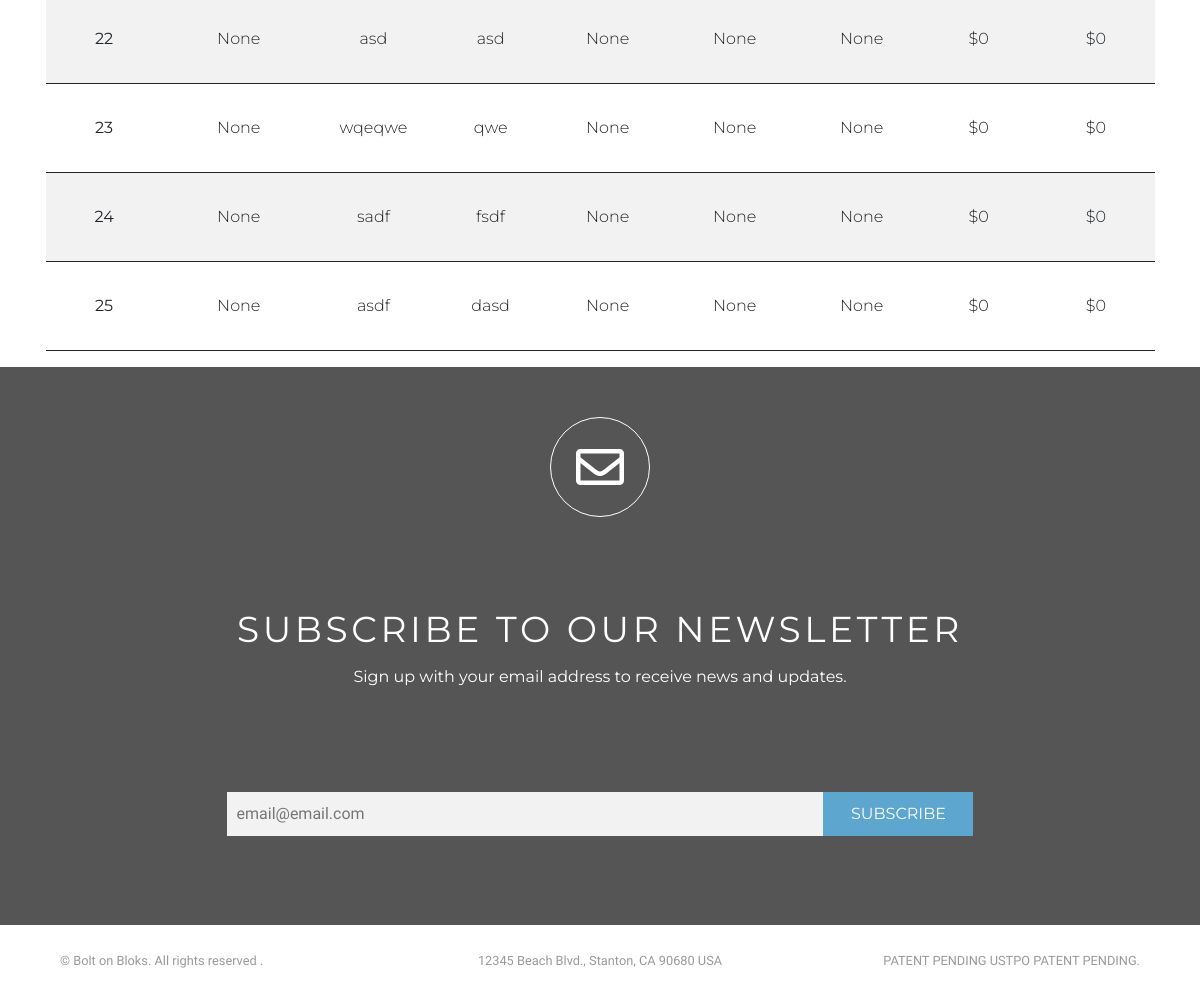
The page /buyer/applications (signed in, lower part) on the database as committed earlier.
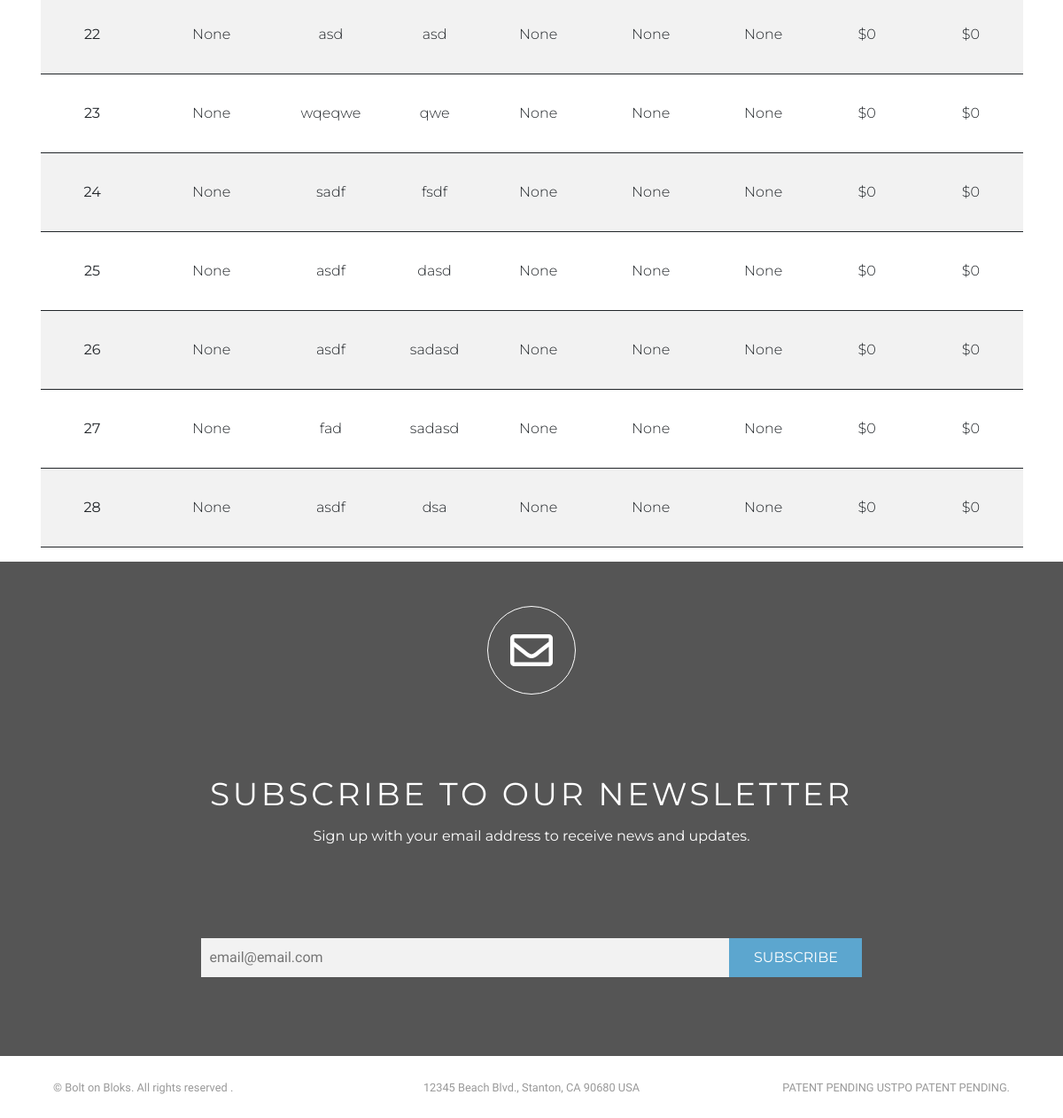
The same page on the database as committed later.
### order/models.py (models this page shows)
class Order(models.Model):
    Type_Of_Climate_Area = (
        ('select all','Select All'),
        ('Heavy Snow Load','Heavy Snow Load'),
        ('High Wind','High Wind'),
        ('Tornado','Tornado'),
        ('Earthquake','Earthquake'),
        ('Desert','Desert'),
        ('Other','Other '),
    )
    YES_NO_CHOICES = (
        ('yes', 'Yes'),
        ('no', 'No')
    )
    user = models.ForeignKey(User, on_delete=models.CASCADE, default=None, blank=True, null=True)
    f_name = models.CharField('First Name',max_length=100)
    l_name = models.CharField('Last Name',max_length=100)
    email = models.EmailField('Email',max_length=100, help_text="Optional", blank=True, null=True)
    company_name = models.CharField('Name of Company',max_length=100, help_text="Optional", blank=True, null=True)
    phone_number = models.CharField(("Phone Number"), max_length = 18, help_text="Optional", blank=True, null=True)
    zipcode = USZipCodeField("Zip Code",blank=True, null=True)
    letter_of_credit = models.CharField("Do you have a Letter of Credit?", max_length=5, choices= YES_NO_CHOICES, blank=True, null=True)
    how_much_letter_of_credit= models.CharField("What is the value of your Letter of Credit (in USD)?",max_length=50, help_text="in USD$", blank=True, null=True)
    line_of_credit = models.CharField("Do you have a Line of Credit?", max_length=5, choices= YES_NO_CHOICES, blank=True, null=True)
    how_much_line_of_credit= models.CharField("What is the currently unused amount in your Line of Credit?",max_length=50, help_text="in USD$",blank=True, null=True)
    STATUS_CHOICES = (("3-6 Months","3-6 Months"),
        ("6-9 Months", "6-9 Months"),
        ("1 Year or More", "1 Year or More"),
        )
    When_To_Order =(
        ('urgent','Urgent(within 30 days)'),
        ('other','Other'),
        )
    when_to_order = models.CharField("When are you looking to order?",choices=When_To_Order ,max_length=50, default=None, null=True, blank=True)
    other_when_to_order = models.CharField("When To Order",choices=STATUS_CHOICES ,max_length=50, default=None, null=True, blank=True)
    type_of_climate_area = MultiSelectField("On which type of climate area(s) will the development(s) be sited? ",choices=Type_Of_Climate_Area, max_length=300, blank=True, null=True)
    other_type_of_climate_area =models.CharField(max_length=200, verbose_name="Other", null=True, blank=True)
    septic_infrastructure  = models.CharField("Does the development site already have septic infrastructure or service?",choices=YES_NO_CHOICES, max_length=100, blank=True, null=True)
    installation_septic_infrastructure  = models.CharField("Does it require the installation of septic infrastructure? (There will be a charge for initial infrastructure installation and periodic maintenance service charges.) ",choices=YES_NO_CHOICES, max_length=100, blank=True, null=True, default=None)
    class Meta:
        verbose_name = "Buyer Application"
        verbose_name_plural = "Buyer Applications"

### order/views.py (the view)
# urls.py: path('buyer/applications',ViewBuyerApp.as_view(), name="buyer-app"),
class ViewBuyerApp(LoginRequiredMixin, UserPassesTestMixin, ListView):
    def test_func(self):
        if self.request.user.is_superuser:
            return True
        else:
            return False
    model = Order
    template_name = 'order/view_orders.html'
    context_object_name = 'orders'
    def get_context_data(self, **kwargs):
        context = super(ViewBuyerApp, self).get_context_data(**kwargs)
        context.update({'title': 'Orders'})
        return context
    def get_queryset(self):
        qs = Order.objects.annotate(fieldsum=(Cast('how_much_letter_of_credit', FloatField(
        ))) + (Cast('how_much_line_of_credit', FloatField()))).order_by('-when_to_order', '-fieldsum')
        return qs

### users/forms.py
class EmailListForm(forms.ModelForm):
    class Meta:
        model = EmailList
        fields = ['email']
    def __init__(self, *args, **kwargs):
        super(EmailListForm, self).__init__(*args, **kwargs)
        self.fields['email'].widget.attrs.update({
            'placeholder': 'email@email.com',
            "class":"news-input",
        })

### users/context_processor.py (called while the page is built)
def email_form(request):
    form = EmailListForm()
    return {"subscribe_form":form}

### order/templates/order/view_orders.html (shortened to what this page needs)
{% extends "users/base.html" %}
{% load crispy_forms_tags %}
{% load static %}
{% load humanize %}
{% block content%}
<div class="container">
    <div class="row">
        <div class="col-md-12 table-responsive">
            <table class="text-center view_order_table table table-striped table-bordered animate zoomIn">
                {% for order in orders %}
                    <tr>
                        <td colspan="0"><strong>{{forloop.counter}}</strong></td>
                        <td>{{order.company_name}}</td>
                        <td>{{order.f_name}}</td>
                        <td>{{order.l_name}}</td>
                        <td>{{order.email}}</td>
                        <td>{{order.phone_number}}</td>
                        {% if order.when_to_order != 'other' %}
                        <td>{{order.when_to_order}}</td>
                        {% elif order.when_to_order == 'other' %}
                        <td>Within {{order.other_when_to_order}} Days</td>
                        {% endif %}
                        <td>${{order.how_much_letter_of_credit|intcomma}}</td>
                        <td>${{order.how_much_line_of_credit|intcomma}}</td>
                    </tr>
                    {% endfor %}
                </table>
        </div>
    </div>
 </div>
{% endblock%}

Rows that differ between the two databases and show on the page:
added Order: company_name "None", f_name "asdf", l_name "sadasd", email "None", phone_number "None", when_to_order "None", how_much_letter_of_credit "0", how_much_line_of_credit "0"
added Order: company_name "None", f_name "fad", l_name "sadasd", email "None", phone_number "None", when_to_order "None", how_much_letter_of_credit "0", how_much_line_of_credit "0"
added Order: company_name "None", f_name "asdf", l_name "dsa", email "None", phone_number "None", when_to_order "None", how_much_letter_of_credit "0", how_much_line_of_credit "0"
